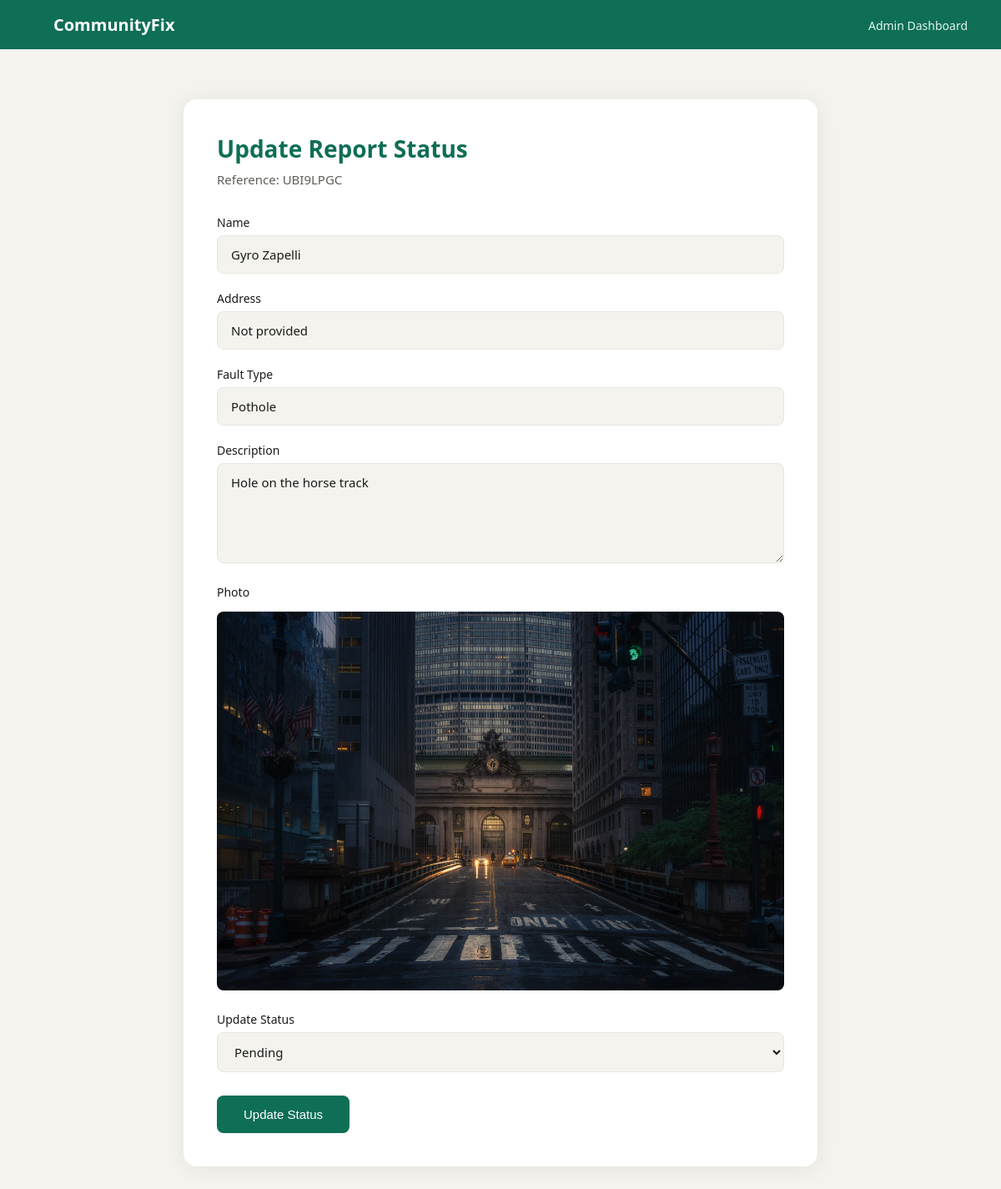
Page /reports/update-status/UBI9LPGC/ (signed in) on the earlier database version.
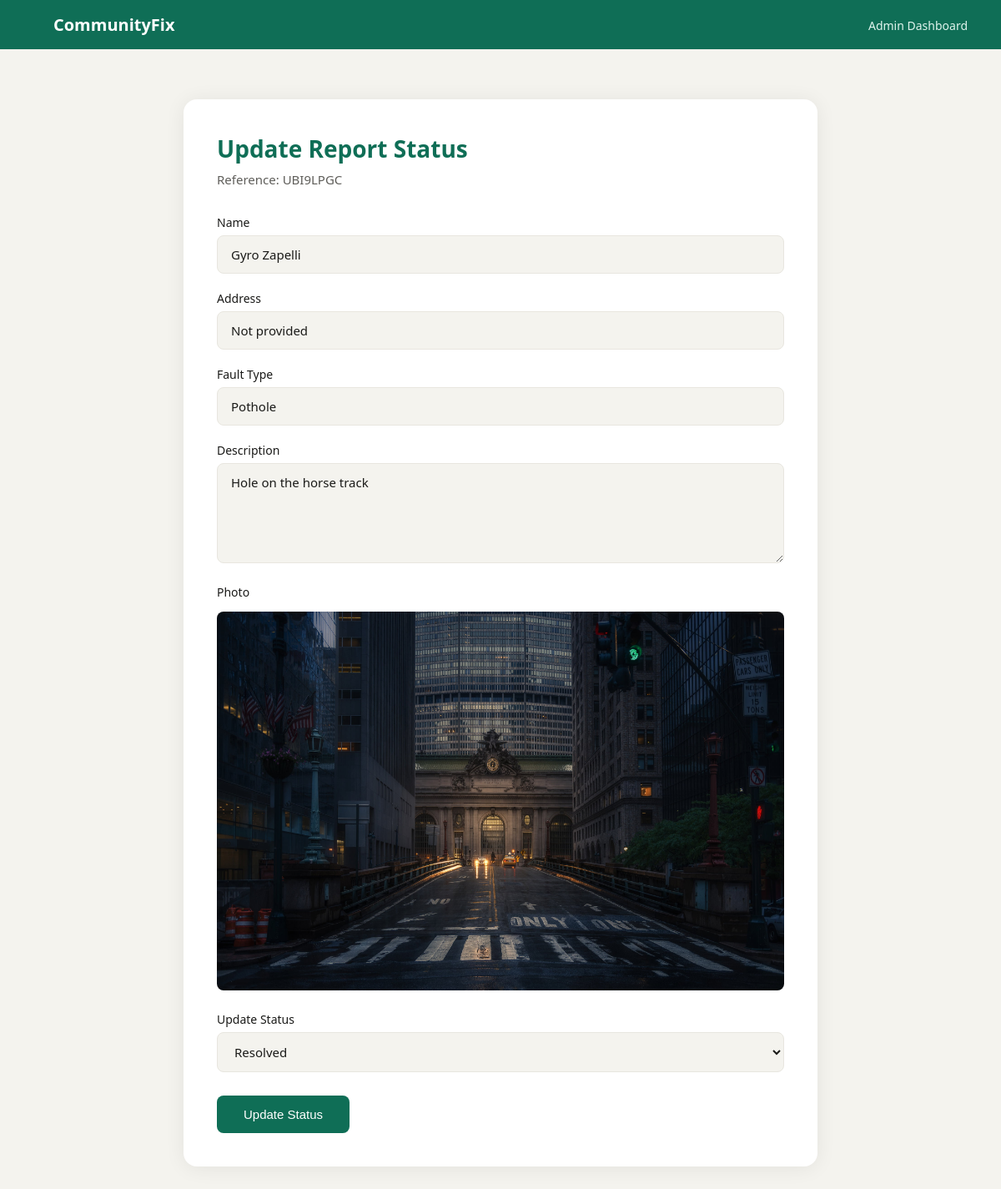
Same page on the later database version.
### reports/models.py (models this page shows, shortened)
class Report(models.Model):
    FAULT_TYPE_CHOICES = [
        ('water', 'Water Issue'),
        ('electricity', 'Electricity Fault'),
        ('pothole', 'Pothole'),
        ('waste', 'Waste Collection'),
        ('sewage', 'Sewage Problem'),
        ('other', 'Other'),
    ]
    STATUS_CHOICES = [
        ('pending', 'Pending'),
        ('in_progress', 'In Progress'),
        ('resolved', 'Resolved'),
        ('disputed', 'Disputed'),
        ('closed', 'Closed'),
    ]
    reference_number = models.CharField(max_length=8, default=generate_reference, editable=False, unique=True)
    name = models.CharField(max_length=255)
    phone = models.CharField(max_length=15)
    email = models.EmailField(blank=True, null=True)
    address = models.CharField(max_length=500, blank=True, null=True)
    latitude = models.DecimalField(max_digits=9, decimal_places=6, blank=True, null=True)
    longitude = models.DecimalField(max_digits=9, decimal_places=6, blank=True, null=True)
    fault_type = models.CharField(max_length=100, choices=FAULT_TYPE_CHOICES)
    description = models.TextField()
    photo = models.ImageField(upload_to='fault_photos/')
    status = models.CharField(max_length=20, choices=STATUS_CHOICES, default='pending')
    submitted_at = models.DateTimeField(auto_now_add=True)
    updated_at = models.DateTimeField(auto_now=True)

### reports/views.py (the view)
# urls.py: path('update-status/<str:reference_number>/', views.update_status, name='update_status'),
@staff_member_required
def update_status(request, reference_number):
    report = get_object_or_404(Report, reference_number=reference_number)
    if request.method == 'POST':
        report.status = request.POST.get('status')
        report.save()
        return redirect('admin_dashboard')
    return render(request, 'reports/update_status.html', {'report': report})

### reports/templates/reports/update_status.html (shortened to what this page needs)
{% load static %}
<!DOCTYPE html>
<html lang="en">
<head>
    <link rel="stylesheet" href="{% static 'reports/css/style.css' %}">
</head>
<body>
    <nav>
        <a href="/" class="logo">CommunityFix</a>
        <div>
            <a href="/reports/admin-dashboard/">Admin Dashboard</a>
        </div>
    </nav>
    <div class="container">
        <div class="card">
            <h1>Update Report Status</h1>
            <p class="subtitle">Reference: {{ report.reference_number }}</p>
            <label>Name</label>
            <input type="text" value="{{ report.name }}" disabled>
	    <label>Address</label>
	    <input type="text" value="{{ report.address|default:'Not provided' }}" disabled>
            <label>Fault Type</label>
            <input type="text" value="{{ report.get_fault_type_display }}" disabled>
            <label>Description</label>
            <textarea disabled>{{ report.description }}</textarea>
            {% if report.photo %}
            <label>Photo</label>
            <img src="{{ report.photo.url }}" alt="Fault photo" style="width: 100%; border-radius: 8px; margin-top: 8px;">
            {% endif %}
            <form method="post">
                <label>Update Status</label>
                <select name="status" required>
                    {% for value, label in report.STATUS_CHOICES %}
                    <option value="{{ value }}" {% if report.status == value %}selected{% endif %}>{{ label }}</option>
                    {% endfor %}
                </select>
                <button type="submit" class="btn">Update Status</button>
            </form>
        </div>
    </div>
</body>
</html>

Differences in the rows shown:
changed Report "UBI9LPGC": status "Pending" → "Resolved"
